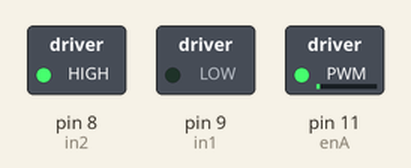
This sketch was run on a simulated Arduino Uno, built with avr-gcc and run on an emulated ATmega328P. Parts: switched loads named in the sketch (green lamp = pin HIGH).

Above: at 0.15 s.
At 11.55 s:
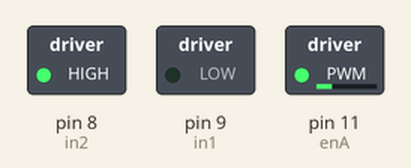
At 20.26 s:
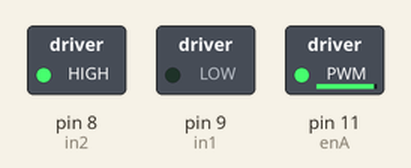
At 39.77 s:
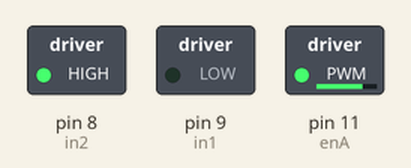
Timing chart, 0 to 40.0 s (numbered marks = the images above):
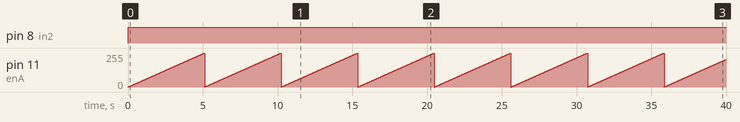

The sketch:

silnik.ino
```cpp
int enA = 11;
int in1 = 9;
int in2 = 8;

void setup()
{
  // set all the motor control pins to outputs
  pinMode(enA, OUTPUT);
  pinMode(in1, OUTPUT);
  pinMode(in2, OUTPUT);

}

void loop()
{
  digitalWrite(in1, LOW);
  digitalWrite(in2, HIGH);
  for (int i = 0; i < 256; i++)
  {
    analogWrite(enA, i);
    delay(20);
  }
}
```

Measured:
- by itself, pin 8 (in2): LOW → HIGH at 0.00 s
- by itself, pin 11 (enA): ramps from 0/255 to 255/255 and jumps back, once every 5.1 s
